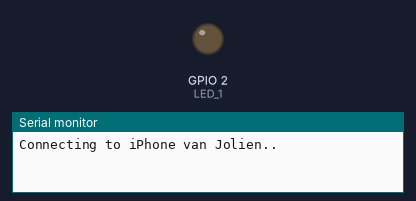
Bench run of a program on a simulated ESP32. Parts: output pins drawn as LEDs (lit = HIGH), the last lines printed to the serial monitor. Network time is answered at once with the bench clock; the local clock reads 2024-03-15 10:24:30 at power-on unless the program sets it.

Above: at 0.1 s.
At 2.1 s:
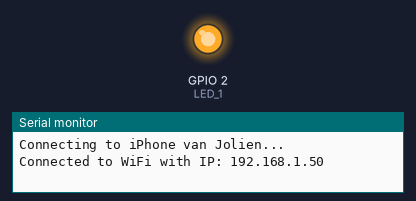
Timing chart, 0 to 3.8 s (numbered marks = the images above):
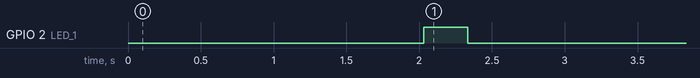

The program:

main.cpp
```cpp
#include <Arduino.h>
#include <Ticker.h>
#include "LoggerController.h"
#include "TimeController.h"
#include "WifiController.h"
#include "ApiController.h"

#define PROD true
LoggerController loggerController;
// RecordController recordController;
ApiController apiController;
Tracker tracker = Tracker("tracker-15");

#if PROD
const char *server = "https://gull.purr.dev"; // Server URL
const int recordInterval = (10 * 60 * 1000);
const int recordDuration = (2 * 60 * 1000);
const int apiInterval = (10 * 1000);
#else
const char *server = "http://192.168.1.235:3001"; // Server URL
const int recordInterval = (1 * 60 * 1000);
const int recordDuration = (30 * 1000);
const int apiInterval = (3 * 1000);
#endif
#define LED_1 LED_BUILTIN
#define BLINK_INTERVAL 300

void recordAudio();
void checkApi();
// void recordDb();
void blinkLed(int times, uint8_t pin = LED_1)
{
  for (int i = 0; i < times; i++)
  {
    digitalWrite(pin, HIGH);
    delay(BLINK_INTERVAL);
    digitalWrite(pin, LOW);
    delay(BLINK_INTERVAL);
  }
}

float sound_pressure_refference = 0.023;

// tick every 10 minutes
Ticker recordTicker(recordAudio, recordInterval);
// tick every 10 seconds
Ticker apiTicker(checkApi, apiInterval);

// tick every second
// Ticker testTicker(recordDb, 10 * 1000);

void setup()
{
  pinMode(LED_1, OUTPUT);

  Serial.begin(112500);
  while (!Serial)
  {
    ; // wait for serial port to connect. Needed for native USB port only
  }

  const char *ssid = "iPhone van Jolien";
  const char *password = "wifiJolien";

  WifiController::connectToWifi(ssid, password);
  TimeController::setInternalTime();
  apiController.setEndpoint(server, tracker, "1234567890");
  apiTicker.start();

  // test
  // testTicker.start();

  // recordAudio();s

  blinkLed(1);

  Serial.println("[" + TimeController::getFormattedDateTime() + "] Setup done");
}

void loop()
{
  recordTicker.update();
  apiTicker.update();
  // testTicker.update();
}

// real ticker functions
void recordAudio()
{
  Serial.println("[" + TimeController::getFormattedDateTime() + "] Record Audio start");

  try
  {
    loggerController.log(recordDuration);
  }

  catch (const std::exception &e)
  {
    blinkLed(10);
    ESP.deepSleep(0);
  }

  Serial.println("[" + TimeController::getFormattedDateTime() + "] Record Audio end");
}

void checkApi()
{
  Serial.println("[" + TimeController::getFormattedDateTime() + "] Checking api");

  apiController.pingTrackerStatus(tracker);

  Serial.println("[" + TimeController::getFormattedDateTime() + "] Should log: " + tracker.shouldLog);

  if (tracker.shouldLog)
  {
    tracker.shouldLog = false;
    tracker.startedLogOn = TimeController::getEpochTime();
    apiController.updateTrackerStatus(tracker);

    blinkLed(3);

    WifiController::disconnectFromWifi();

    // start the interval
    recordTicker.start();
    // start recording emmediately
    recordAudio();

    apiTicker.stop();
  }

  Serial.println("[" + TimeController::getFormattedDateTime() + "] Check api end");
}

// void recordDb()
// {

//   try
//   {

//     // print sound pressure to .0000001 precision
//     Serial.println("[" + TimeController::getFormattedDateTime() + "] Running dba for pressure: " + String(sound_pressure_refference, 7) + " Pa");

//     // run 10 dba mesuremnets
//     for (int i = 0; i < 10; i++)
//     {
//       SAMPLE_T *sample = recordController.recordSample();
//       float dba = DecibelController::calculateDecibel(sample, sound_pressure_refference);
//       Serial.println("[" + TimeController::getFormattedDateTime() + "] Dba: " + String(dba) + " dB(A)");
//       // free sample memory
//       free(sample);
//     }

//     // slightly increase sound pressure
//     sound_pressure_refference += 0.00001;
//   }

//   catch (const std::exception &e)
//   {
//     blinkLed(10);
//     ESP.deepSleep(0);
//   }
// }

// void recordSoundFragment()
// {

//   try
//   {
//     loggerController.log(10 * 60 * 1000, gain);

//     // gain += 1.0;

//     Serial.println("[" + TimeController::getFormattedDateTime() + "] Gain is now: " + String(gain));
//   }

//   catch (const std::exception &e)
//   {
//     blinkLed(10);
//     ESP.deepSleep(0);
//   }
// }
```
